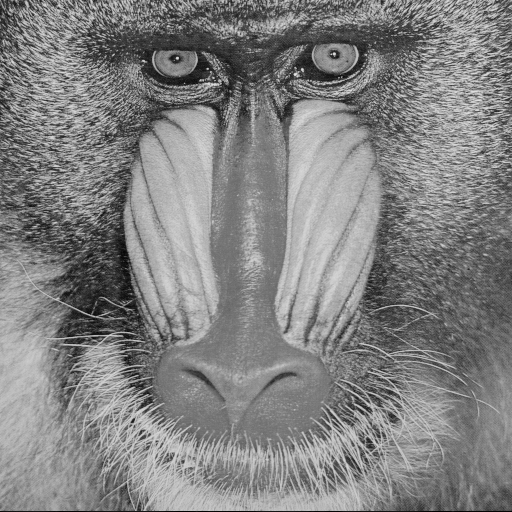
#> input picture A2/Images_A2/BaboonGray.png, 512 x 512 px
$ python A2.py
#> lines starting #> are read from the running program, lines starting #| are printed output that depends on the picture; after the words box and inside, x2 and y2 are one past the last pixel; in counts of white or black regions, pixels touching at a corner belong together
import numpy as np
import cv2
from matplotlib import pyplot as plt

def mask4e(M,N,rUL,cUL,rLR,cLR):
    mask = np.zeros((M,N), dtype=np.uint8)
    if rUL < rLR and cUL < cLR and rUL<M and rLR<M and cUL<N and cLR<N:
        cv2.rectangle(mask, (cUL, rUL),(cLR, rLR), 1, cv2.FILLED)
    return mask

baboon = cv2.imread('Images_A2/BaboonGray.png', cv2.IMREAD_GRAYSCALE)
#> baboon is the input picture: shape (512, 512); min 0, max 231, mean 129.7
camera_man = cv2.imread('Images_A2/cameraman.png', cv2.IMREAD_GRAYSCALE)
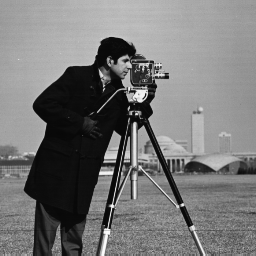
#> input picture A2/Images_A2/cameraman.png, 256 x 256 px
#> camera_man is the input picture: shape (256, 256); min 7, max 253, mean 118.7

'''
Arithmetic operations between grayscale images:

(a) [1 point] Write a function 𝑖𝑚𝐴𝑟𝑖𝑡ℎ𝑚𝑒𝑡𝑖𝑐4𝑒(𝑓1, 𝑓2, 𝑜𝑝) for performing operations 𝑜𝑝 on
𝑓1 and 𝑓2. Parameter 𝑜𝑝 is a character string that indicates the following arithmetic
operations between 𝑓1 and 𝑓2: ‘add’ (𝑓1 + 𝑓2), ‘subtract’ (𝑓1 − 𝑓2), ‘multiply’ (𝑓1 ∗
𝑓2), ‘divide’ (𝑓1/𝑓2). These are elementwise operations. Output image 𝑔 should be
floating point. (Hint: Convert the input images to floating point to perform the arithmetic
operations.)
'''
def imArithmetic4e(f1, f2, op):
    f1 = f1.astype(float) / 255.
    f2 = f2.astype(float) / 255.
    if op=='add':
        return cv2.add(f1, f2)
    if op=='subtract':
        return cv2.subtract(f1, f2)
    if op=='multiply':
        return cv2.multiply(f1, f2)
    if op=='divide':
        return cv2.divide(f1, f2)


'''
(b) [1 point] Read the image “BaboonGray.png” and use A1 function 𝑚𝑎𝑠𝑘 and the
‘multiply’ option in 𝑖𝑚𝐴𝑟𝑖𝑡ℎ𝑚𝑒𝑡𝑖𝑐4𝑒 to highlight part of the baboon’s face (shown
below). This is an example of how to define a region of interest (ROI) in an image. (Hint:
Use A1 exercise function of 𝑐𝑢𝑟𝑠𝑜𝑟𝑉𝑎𝑙𝑢𝑒𝑠4𝑒 to get the coordinates needed to define the
mask image.)
'''
M = baboon.shape[0]
#> M = 512
N = baboon.shape[1]
#> N = 512
center_mask = mask4e(M, N, 30, 80, 460, 460)
#> in mask4e, `cv2.rectangle(mask, (cUL, rUL),(cLR, rLR), 1, cv2.FILLED)`:
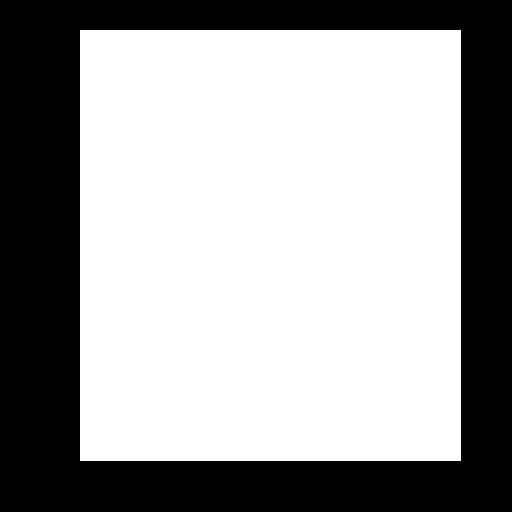
#> mask: shape (512, 512); values 0 (black) and 1 (white), 62.6% white; 1 black region, box (x1, y1, x2, y2) and area: (0, 0, 512, 512) 97933
highlighted_baboon = imArithmetic4e(baboon, center_mask, 'multiply')
#> in imArithmetic4e, `return cv2.multiply(f1, f2)`:
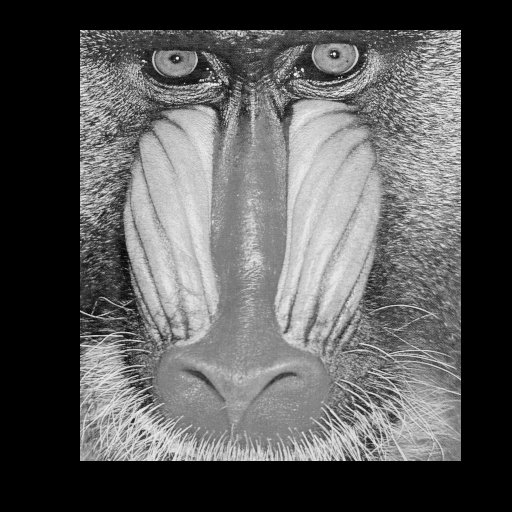
#> returned value: shape (512, 512) float64; min 0, max 0.00355, mean 0.00125; drawn with min black and max white

plt.subplot(1, 2, 1)
plt.imshow(center_mask, cmap='gray')
plt.title('Mask')
plt.subplot(1, 2, 2)
plt.imshow(highlighted_baboon, cmap='gray')
plt.title('Highlighted Baboon')
plt.show()
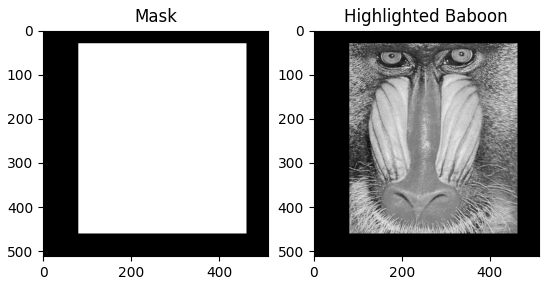
#> figure drawn by matplotlib, 2 panels

'''
User-defined ROI

2. Brightness correction:

(a) [1 point] Write a function 𝑏𝑟𝑖𝑔ℎ𝑡𝑛𝑒𝑠𝑠𝐶𝑜𝑟𝑟(𝑓, 𝑝𝑒𝑟𝑐𝑒𝑛𝑡, 𝑜𝑝) to perform brightness
correction on monochrome images. It should take as arguments a monochrome image
𝑓, a number 𝑝𝑒𝑟𝑐𝑒𝑛𝑡 between 0 and 100 (amount of brightness correction, expressed
in percentage terms), and a third parameter 𝑜𝑝 indicating whether the correction is
intended to brighten (‘brighten’) or darken (‘darken’) the image.
'''
def brightnessCorr(f, percent, op):
    f = f.astype(float) / 255.
    brightness_change = percent / 100.
    if op == 'brighten':
        return np.clip(f + brightness_change, 0, 1)
    if op == 'darken':
        return np.clip(f - brightness_change, 0, 1)

'''
(b) [0.5 point] Read the image "cameraman.png" and brighten it by 30%. Show the result
in a single plot.
'''
brightened_cameraman = brightnessCorr(camera_man, 30, 'brighten')
#> in brightnessCorr, `return np.clip(f + brightness_change, 0, 1)`:
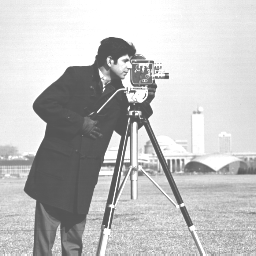
#> returned value: shape (256, 256) float64; min 0.327, max 1, mean 0.762
plt.subplot(1, 2, 1)
plt.imshow(camera_man, cmap='gray')
plt.title('Original')
plt.subplot(1, 2, 2)
plt.imshow(brightened_cameraman, cmap='gray')
plt.title('Brightened 30%')
plt.show()

'''
3. Insert a small image into a large image:

(a) [1 point] Write a function 𝑖𝑛𝑠𝑒𝑟𝑡(𝑓1, 𝑓2, 𝑥, 𝑦) to insert a small image 𝑓1 into a large
image 𝑓2 at the location of (𝑥, 𝑦). The function should return the new image.
'''
def insert(f1, f2, x, y):
    result = f2.copy()
    h_small, w_small = f1.shape[:2]
    h_large, w_large = f2.shape[:2]

    y_end = min(y + h_small, h_large)#prevents going over the edge fo large image
    x_end = min(x + w_small, w_large)
    h_insert = y_end - y
    w_insert = x_end - x

    if h_insert > 0 and w_insert > 0:
        roi = result[y:y_end, x:x_end]
        small_img = f1[:h_insert, :w_insert]
        result[y:y_end, x:x_end] = cv2.add(roi, small_img)

    return result

'''
(b) [0.5 point] Insert "small_ubc_logo.jpg" into "cameraman.png" at location (10,10)
and show the result.
'''
ubc_logo = cv2.imread('Images_A2/small_ubc_logo.jpg', cv2.IMREAD_GRAYSCALE)
result_image = insert(ubc_logo, camera_man, 10, 10)
#> (the run stopped early here; a loop or call above may not have finished)
